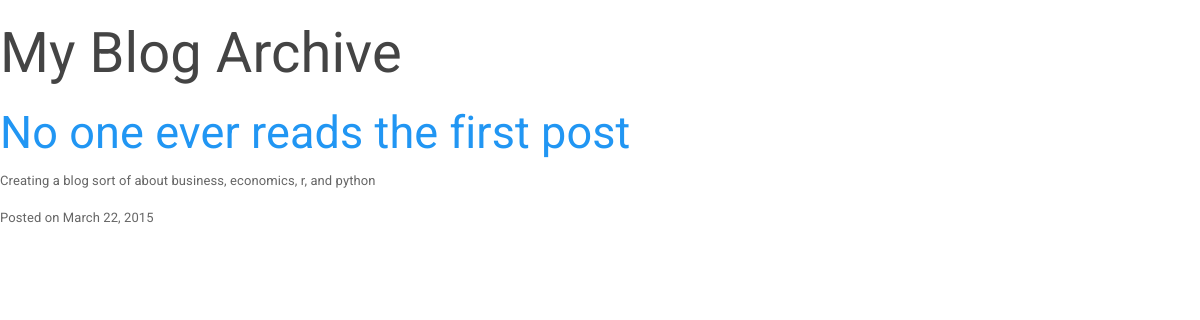
The page / on the database its author committed.
### blog/models.py (models this page shows, shortened)
class Post(models.Model):
	title = models.CharField(max_length=255)
	slug = models.SlugField(unique=True, max_length=255)
	description = models.CharField(max_length=255)
	content = models.TextField()
	published = models.BooleanField(default=True)
	created = models.DateTimeField(auto_now_add=True)
	class Meta:
		ordering = ['-created']
	def get_absolute_url(self):
		return reverse('blog.views.post', args=[self.slug])

### blog/views.py (the view)
# urls.py: url(r'^$', 'blog.views.index'),
def index(request):
    posts = Post.objects.filter(published=True)
    return render(request, 'blog/index.html', {'posts': posts})

### beforeheshrugged/templates/blog/index.html (shortened to what this page needs)
{% extends 'base.html' %}
    {% block content %}
        <h1> My Blog Archive </h1>
        {% for post in posts %}
        <div class="post">
            <h2>
                <a href="{{post.get_absolute_url}}">
                    {{post.title}}
                </a>
            </h2>
            <p>{{post.description}}</p>
            <p>
                Posted on
                <time datetime="{{post.created|date:"c"}}">
                {{post.created|date}}
                </time>
            </p>
        </div>
        {% endfor %}
    {% endblock %}

### rows shown on the page
Post: title "No one ever reads the first post", description "Creating a blog sort of about business, economics, r, and python", created "March 22, 2015"
